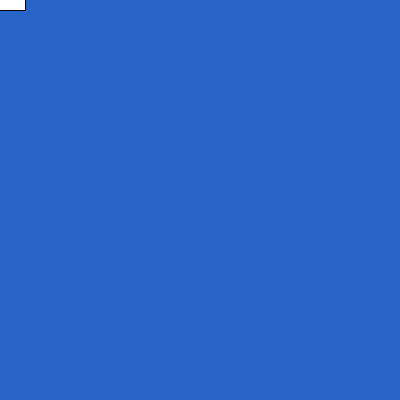
Frame 1 (no input)
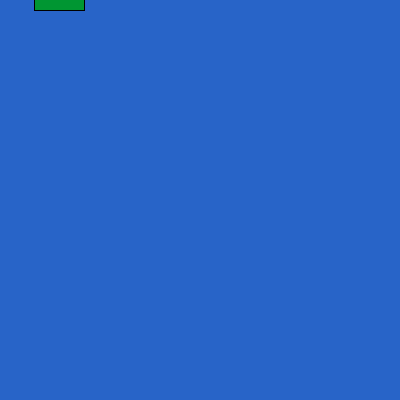
Frame 60 (the mouse pressed at the canvas centre just before this capture)
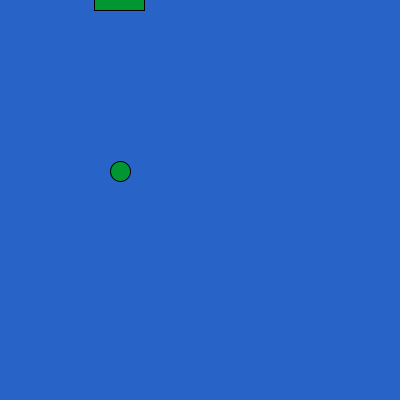
Frame 120 (the mouse held since frame 60 and released just before this capture)

The Processing sketch that drew these frames (run headless with seeded random() and noise(); from frame 60 on, the mouse is pressed at the canvas centre):

// Processing sketch: processing_79110
// ── processing_79110.pde

int dropperX = 0; //value for the dropper moving side to side
int dropperSpeed = 1; //speed of the dropper
float ballX; //balls position on X axis
float ballY; //balls position on Y axis
float ballSpeed = 0; //initial ball speed
float gravity = 0.1; //value of increments simulating gravity

void setup() { //sets up the sketch
  size (400, 400); //the size of the sketch window
  smooth(); //makes lines render smoothly
}

void draw() { //set up what will be drawn
  background(40, 100, 200); //set background colour to a blue
  rectMode(CENTER); //sets rectangle to be drawn from it's centre.
  rect(dropperX, 0, 50, 20); //draws a rectangle at the top of the sketch (the dropper)
  fill (0,150,50); //sets dropper and ball to green 
  
  
  dropperX = dropperX + dropperSpeed; //moves the dropper across the screen


  if ((dropperX > width-10) || (dropperX < 0)) { //sets the boundaries of the dropper
    dropperSpeed *= -1;
  }

  if (mousePressed == true) { //looks to see if the user presses the mouse

    println ("Mouse Pressed"); //Prints confirmation of the mouse being pressed
    

    ellipse(dropperX, ballY, 20, 20); //draws the ball

    ballY = ballY + ballSpeed; //makes the ball fall

    ballSpeed = ballSpeed + gravity;  //sets the speed of the falling ball, increasing it's speed exponentially

    if (ballY > height-10) { //ensures the ball doesn't bounce off the sketch, and bounce and falls convincingly
      ballY = height-10;
      ballSpeed = ballSpeed * -0.70;
    } 
    else {


      if (keyPressed == true) { //when a key is pressed it resets the values of the dropper and ball back to the start
        ballX = 0;
        ballY = 0;
        dropperX = 0;
      }
    }
  }
}
